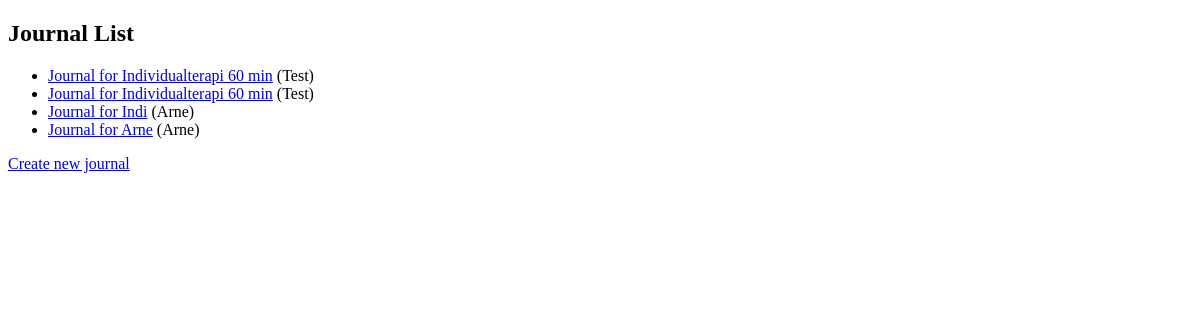
The app's page /journals/ (signed in), older data.
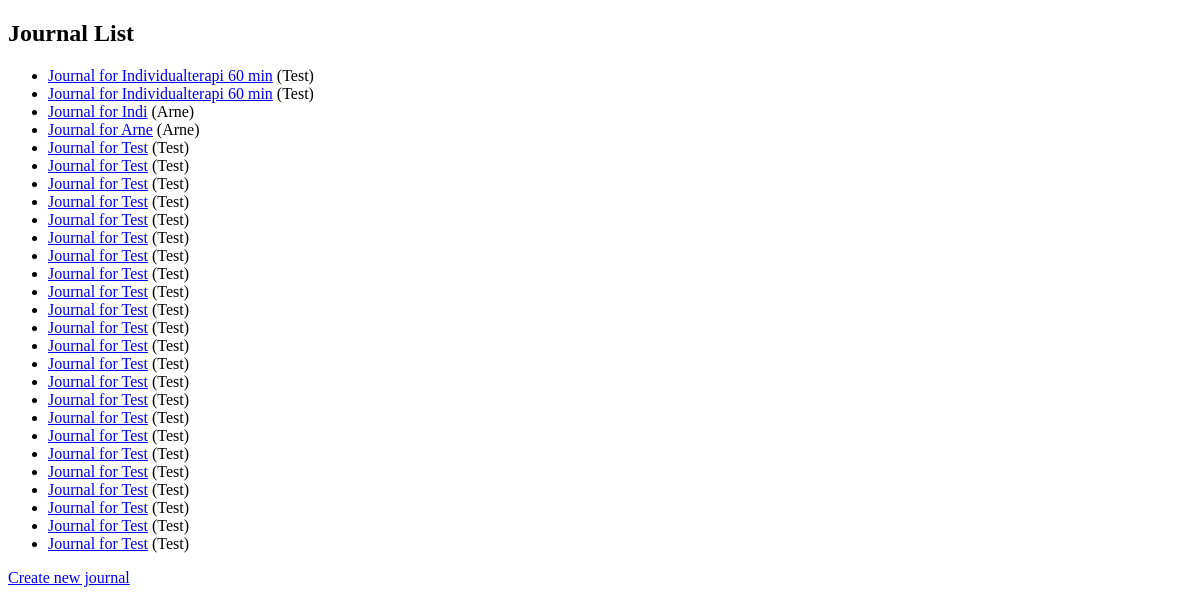
The same page, newer data.
### journals/models.py (models this page shows, shortened)
class Journal(models.Model):
    client = models.ForeignKey(Client, on_delete=models.CASCADE)
    title = models.CharField(max_length=255)
    content = models.TextField()
    created_at = models.DateTimeField(auto_now_add=True)
    updated_at = models.DateTimeField(auto_now=True)

class Client(models.Model):
    name = models.CharField(max_length=255)
    email = models.EmailField(unique=True)
    psychologist = models.ForeignKey(User, on_delete=models.SET_NULL, null=True, blank=True)
    def __str__(self):
        return self.name

### journals/views.py (the view)
# urls.py: path('', views.journal_list, name='journal_list'),
@login_required
def journal_list(request):
    journals = Journal.objects.all()
    return render(request, 'journals/journal_list.html', {'journals': journals})

### journals/templates/journals/journal_list.html (shortened to what this page needs)
{% load static %}
<!DOCTYPE html>
<html>
<head>
</head>
<body>
    <h2>Journal List</h2>
    <ul>
        {% for journal in journals %}
            <li><a href="{% url 'journal_detail' journal.pk %}">{{ journal.title }}</a> ({{ journal.client }})</li>
        {% endfor %}
    </ul>
    <a href="{% url 'journal_create' %}">Create new journal</a>
</body>
</html>

Row changes from the older to the newer data that the page shows:
added Journal: title "Journal for Test", client "Test"
added Journal: title "Journal for Test", client "Test"
added Journal: title "Journal for Test", client "Test"
added Journal: title "Journal for Test", client "Test"
added Journal: title "Journal for Test", client "Test"
added Journal: title "Journal for Test", client "Test"
added Journal: title "Journal for Test", client "Test"
added Journal: title "Journal for Test", client "Test"
added Journal: title "Journal for Test", client "Test"
added Journal: title "Journal for Test", client "Test"
added Journal: title "Journal for Test", client "Test"
added Journal: title "Journal for Test", client "Test"
added Journal: title "Journal for Test", client "Test"
added Journal: title "Journal for Test", client "Test"
added Journal: title "Journal for Test", client "Test"
added Journal: title "Journal for Test", client "Test"
added Journal: title "Journal for Test", client "Test"
added Journal: title "Journal for Test", client "Test"
added Journal: title "Journal for Test", client "Test"
added Journal: title "Journal for Test", client "Test"
added Journal: title "Journal for Test", client "Test"
added Journal: title "Journal for Test", client "Test"
added Journal: title "Journal for Test", client "Test"
